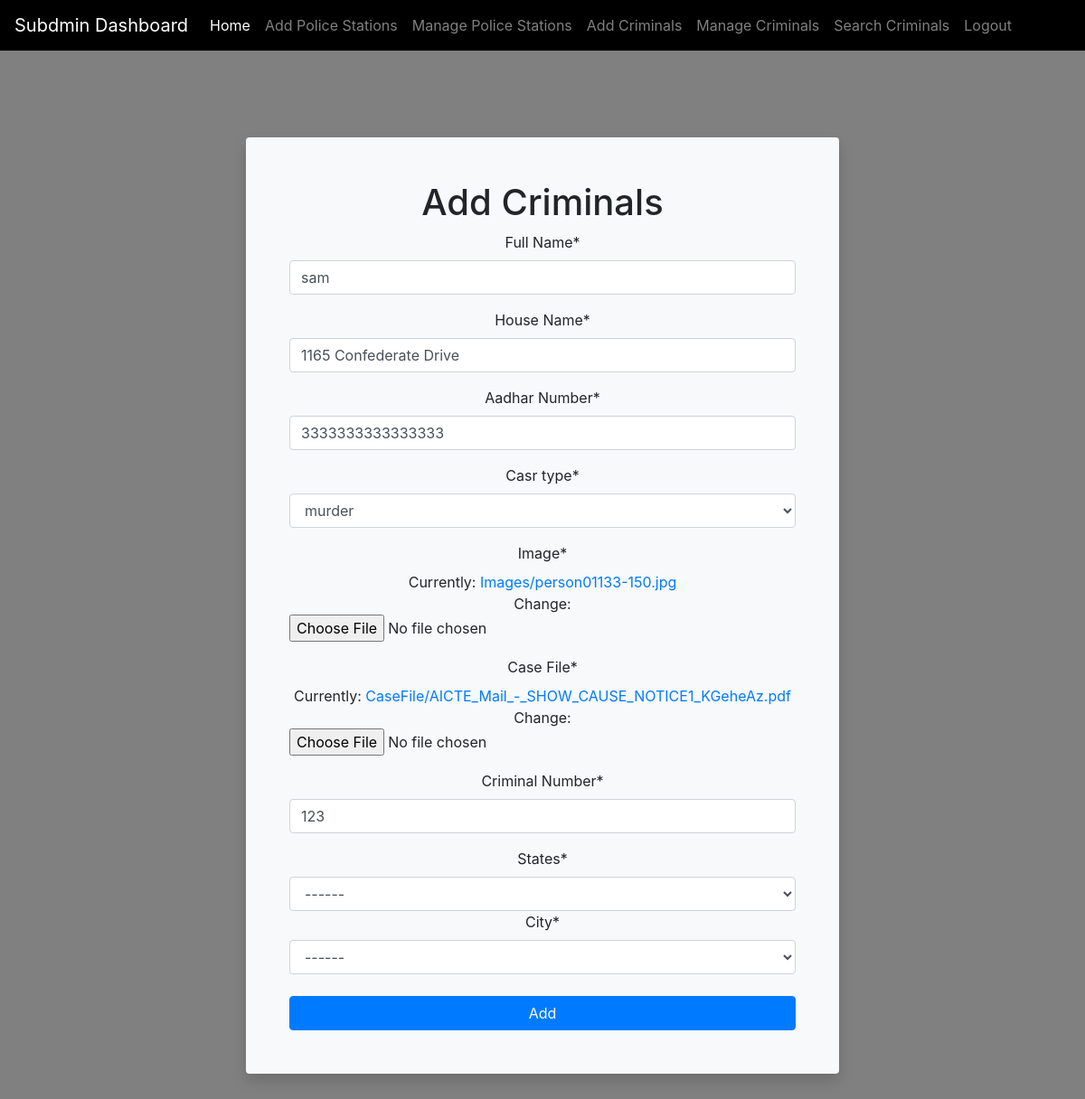
/subadmin/edit_criminals/6, run on the app's committed database.
### subadmin/models.py (models this page shows, shortened)
class Criminal(models.Model):
    name = models.CharField(
        max_length=100,
        verbose_name='Full Name',
    )
    house_name = models.CharField(
        max_length=100,
        verbose_name='House Name'
    )
    city = models.ForeignKey(
        to=City,
        on_delete=models.CASCADE
    )
    aadhar_no = models.BigIntegerField(
        verbose_name='Aadhar Number'
    )
    casr_type = models.ForeignKey(
        to=CaseType,
        on_delete=models.CASCADE
    )
    image = models.FileField(
        upload_to='Images',
        max_length=300,
        verbose_name='Image'
    )
    case_file = models.FileField(
        upload_to='CaseFile',
        verbose_name='Case File',
        max_length=300
    )
    person_id = models.IntegerField(
        default=0,
        verbose_name='Criminal Number'
    )
    user = models.ForeignKey(User, on_delete=models.CASCADE, default=0, null=True, blank=True)

### accounts/models.py (models this page shows)
class CaseType(models.Model):
    name = models.CharField(max_length=50)
    def __str__(self):
        return self.name

### subadmin/views.py (the view, shortened to what this page needs)
# urls.py: path('edit_criminals/<int:cid>', edit_criminals, name='station_edit_criminals'),
def edit_criminals(request,cid):
    criminal = Criminal.objects.get(pk=cid)
    if request.method == 'GET':
        context = {}
        context['form1'] = CriminalForm(instance=criminal)
        context['states'] = State.objects.all()
        return render(request, 'subadmin/add_criminals.html', context)

### subadmin/forms.py
class CriminalForm(forms.ModelForm):
    class Meta:
        model = Criminal
        exclude = ['city', 'user']

### accounts/models.py (called while the page is built)
    def __str__(self):
        return self.name

### subadmin/templates/subadmin/add_criminals.html (shortened to what this page needs)
{% extends 'subadmin/shared/base.html' %}
{% block content %}
{% load crispy_forms_tags %}
    <div class="container">
        <div class="row m-5">
            <div class="col-md-8 bg-light p-5 rounded shadow offset-md-2 mt-5 text-center">
                <h1>Add Criminals</h1>
                <form method="post" enctype="multipart/form-data">
                    {{ form1|crispy }}
                    <label for="state">States*</label>
                    <select name="state" id="state" class="form-control">
                        <option value="---">------</option>
                    </select>
                    <label for="city">City*</label>
                    <select name="city" id="city" class="form-control">
                        <option value="---">------</option>
                    </select>
                    <br>
                    <button type="submit" class="btn btn-primary btn-block">Add</button>
                </form>
            </div>
        </div>
    </div>
{% endblock content %}

### data on the page
Criminal: name "sam", house_name "1165 Confederate Drive", aadhar_no "3333333333333333", casr_type "murder", person_id "123"
